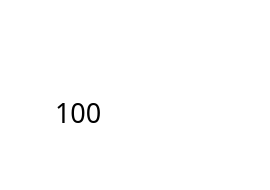
        <widget class="QWidget" name="w1_36" native="true">
         <property name="enabled">
          <bool>true</bool>
         </property>
         <property name="styleSheet">
          <string notr="true">QWidget{image:url(./image/kit2_light.png); border:0px; background-color : rgba(0,0,0,0);}
QWidget:hover{image:url(./image/kit2_light2.png); border:0px; background-color : rgba(0,0,0,0);}


</string>
         </property>
         <widget class="QLineEdit" name="lineEdit_73">
          <property name="enabled">
           <bool>false</bool>
          </property>
          <property name="geometry">
           <rect>
            <x>15</x>
            <y>17</y>
            <width>241</width>
            <height>31</height>
           </rect>
          </property>
          <property name="font">
           <font>
            <family>서울남산체 EB</family>
            <pointsize>20</pointsize>
           </font>
          </property>
          <property name="styleSheet">
           <string notr="true">QLineEdit:Enabled{
background-color : rgba(0,0,0,0);
color : rgb(255,255,255);
image : NULL;
}
QLineEdit{
background-color : rgba(0,0,0,0);
color : rgb(255,255,255);
image : NULL;
}</string>
          </property>
          <property name="text">
           <string>왼쪽 위 led</string>
          </property>
          <property name="maxLength">
           <number>30</number>
          </property>
         </widget>
         <widget class="QPushButton" name="pushButton_156">
          <property name="geometry">
           <rect>
            <x>10</x>
            <y>0</y>
            <width>251</width>
            <height>181</height>
           </rect>
          </property>
          <property name="cursor">
           <cursorShape>PointingHandCursor</cursorShape>
          </property>
          <property name="styleSheet">
           <string notr="true">image : url(./);
background-color : rgba(0,0,0,0);</string>
          </property>
          <property name="text">
           <string/>
          </property>
         </widget>
         <widget class="QLineEdit" name="lineEdit_74">
          <property name="enabled">
           <bool>false</bool>
          </property>
          <property name="geometry">
           <rect>
            <x>15</x>
            <y>50</y>
            <width>141</width>
            <height>31</height>
           </rect>
          </property>
          <property name="font">
           <font>
            <family>서울남산체 EB</family>
            <pointsize>14</pointsize>
           </font>
          </property>
          <property name="styleSheet">
           <string notr="true">QLineEdit:Enabled{
background-color : rgba(0,0,0,0);
color : rgb(255,255,255);
image : NULL;
}
QLineEdit{
background-color : rgba(0,0,0,0);
color : rgb(255,255,255);
image : NULL;
}</string>
          </property>
          <property name="text">
           <string>L02</string>
          </property>
          <property name="maxLength">
           <number>30</number>
          </property>
         </widget>
         <widget class="QPushButton" name="pushButton_157">
          <property name="geometry">
           <rect>
            <x>160</x>
            <y>42</y>
            <width>91</width>
            <height>81</height>
           </rect>
          </property>
          <property name="cursor">
           <cursorShape>PointingHandCursor</cursorShape>
          </property>
          <property name="styleSheet">
           <string notr="true">QPushButton{image:url(./image/off_1.png); border:0px; background-color : rgba(0,0,0,0);}
QPushButton:hover{image:url(./image/off_2.png); border:0px;background-color : rgba(0,0,0,0);}
QPushButton:checked{image:url(./image/on_1.png); border:0px;background-color : rgba(0,0,0,0);}
QPushButton:checked:hover{image:url(./image/on_2.png); border:0px;background-color : rgba(0,0,0,0);}
</string>
          </property>
          <property name="text">
           <string/>
          </property>
          <property name="checkable">
           <bool>true</bool>
          </property>
          <property name="checked">
           <bool>false</bool>
          </property>
         </widget>
         <widget class="QLabel" name="label_56">
          <property name="geometry">
           <rect>
            <x>55</x>
            <y>97</y>
            <width>56</width>
            <height>30</height>
           </rect>
          </property>
          <property name="font">
           <font>
            <family>서울남산체 B</family>
            <pointsize>20</pointsize>
           </font>
          </property>
          <property name="styleSheet">
           <string notr="true">background-color : rgba(0,0,0,0);
image : url(./);
</string>
          </property>
          <property name="text">
           <string>100</string>
          </property>
         </widget>
         <widget class="QPushButton" name="pushButton_158">
          <property name="geometry">
           <rect>
            <x>185</x>
            <y>145</y>
            <width>31</width>
            <height>31</height>
           </rect>
          </property>
          <property name="cursor">
           <cursorShape>PointingHandCursor</cursorShape>
          </property>
          <property name="styleSheet">
           <string notr="true">QPushButton{image:url(./image/su_1.png); border:0px;color:}
QPushButton:hover{image:url(./image/su_2.png); border:0px;}
QPushButton:checked{image:url(./image/ck_1.png); border:0px;}
QPushButton:checked:hover{image:url(./image/ck_2.png); border:0px;}

</string>
          </property>
          <property name="text">
           <string/>
          </property>
          <property name="checkable">
           <bool>true</bool>
          </property>
         </widget>
         <widget class="QPushButton" name="pushButton_159">
          <property name="geometry">
           <rect>
            <x>220</x>
            <y>145</y>
            <width>31</width>
            <height>31</height>
           </rect>
          </property>
          <property name="cursor">
           <cursorShape>PointingHandCursor</cursorShape>
          </property>
          <property name="styleSheet">
           <string notr="true">QPushButton{image:url(./image/close_1.png); border:0px;color:}
QPushButton:hover{image:url(./image/close_2.png); border:0px;}
</string>
          </property>
          <property name="text">
           <string/>
          </property>
          <property name="checkable">
           <bool>false</bool>
          </property>
         </widget>
         <widget class="QLabel" name="label_57">
          <property name="geometry">
           <rect>
            <x>5</x>
            <y>97</y>
            <width>56</width>
            <height>30</height>
           </rect>
          </property>
          <property name="font">
           <font>
            <family>서울남산체 B</family>
            <pointsize>18</pointsize>
           </font>
          </property>
          <property name="styleSheet">
           <string notr="true">background-color : rgba(0,0,0,0);
image : url(./);
color : rgb(255,255,255);</string>
          </property>
          <property name="text">
           <string>%</string>
          </property>
          <property name="alignment">
           <set>Qt::AlignCenter</set>
          </property>
         </widget>
        </widget>
